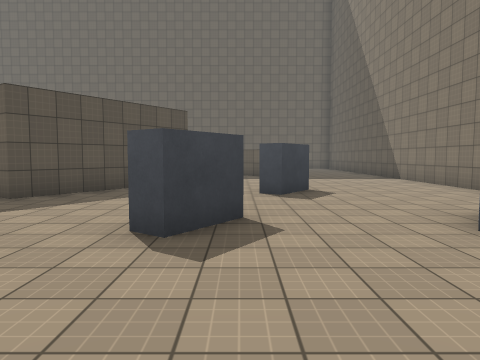
View 1 (above)

24 first-person views from a walk through a scene from a Unity 3-D project. The camera is 1.5 m above the floor, tilts 4° down and sees 70° across. The floor is counted in squares, 2 m on a side. Each view is taken from the middle of a square. On the plan, view 1 faces up. The plan holds only what a view shows up to about 11 squares ahead; the rest is blank. The place goes on beyond the plan. The player character is not drawn. Some animated figures are not drawn. Surface patterns are stand-ins for the level's own textures.

View 2
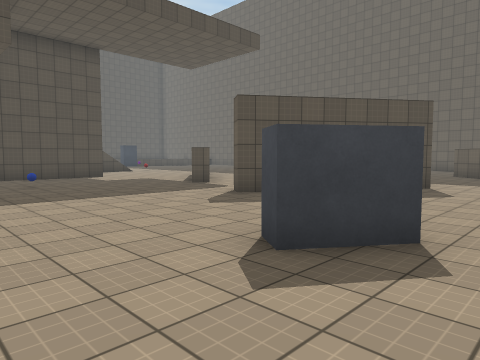

View 3
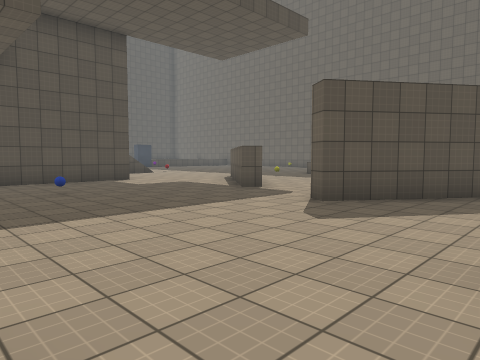

View 4
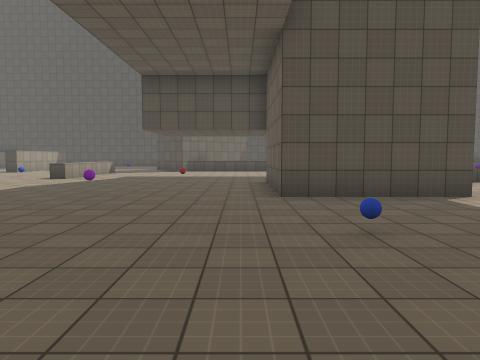

View 5
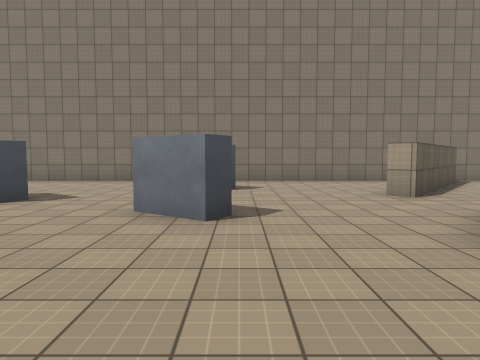

View 6
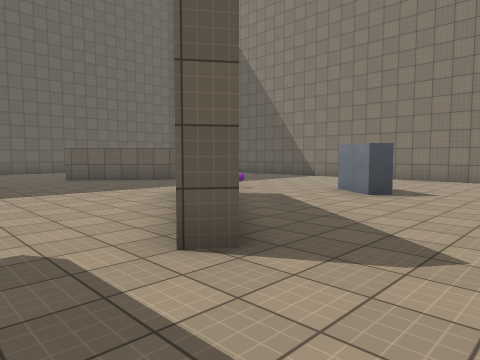

View 7
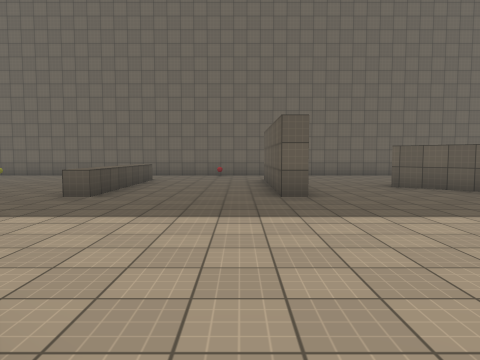

View 8
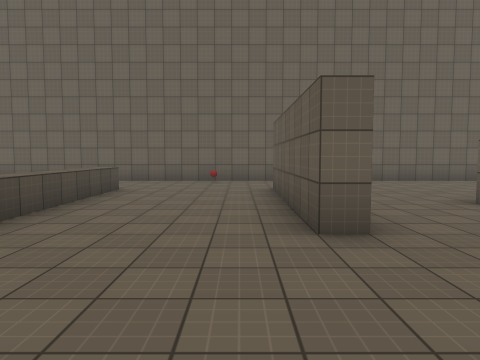

View 9
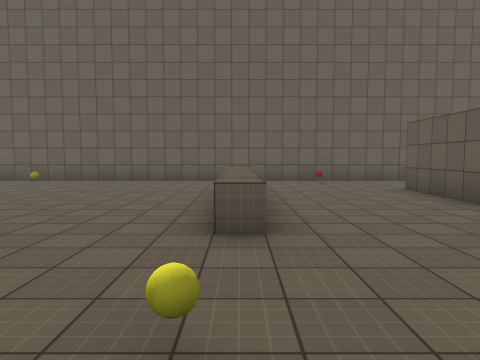

View 10
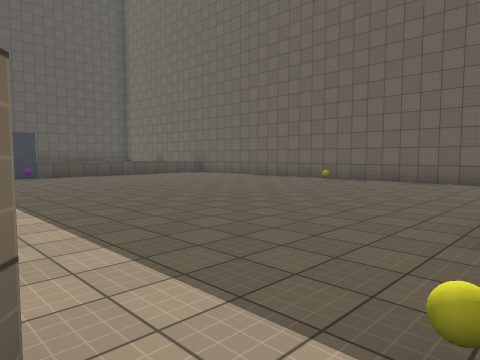

View 11
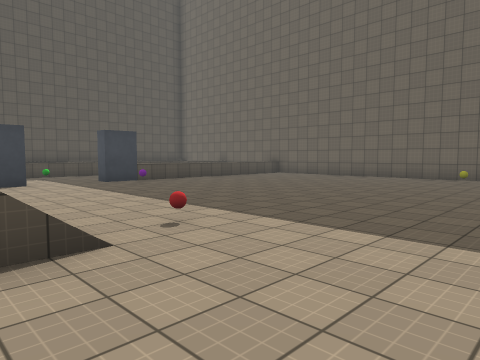

View 12
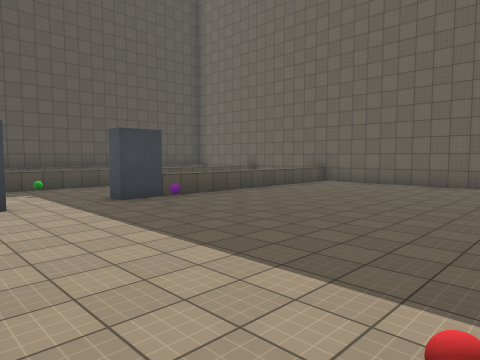

View 13
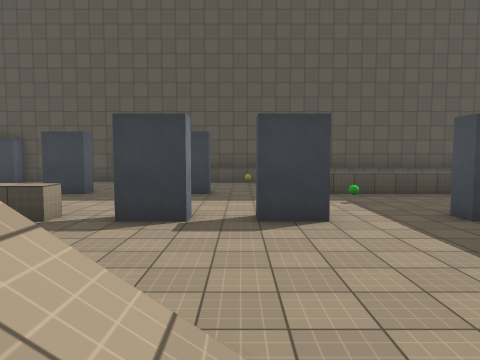

View 14
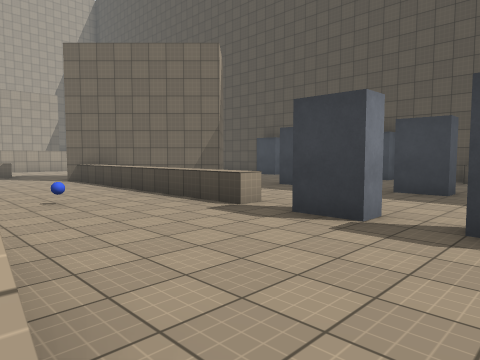

View 15
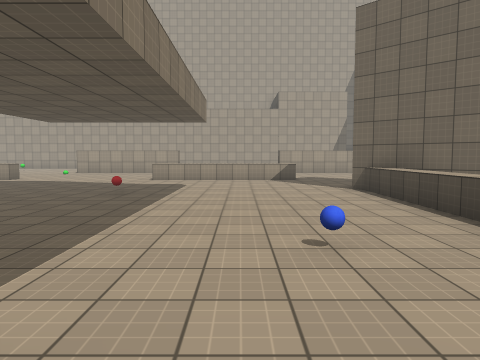

View 16
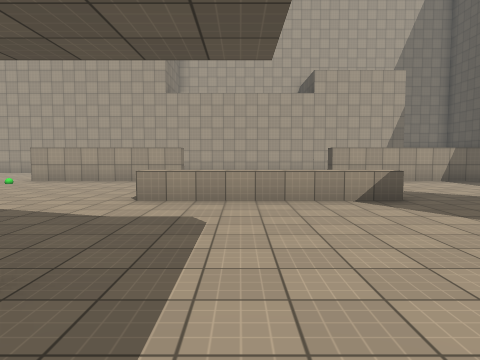

View 17
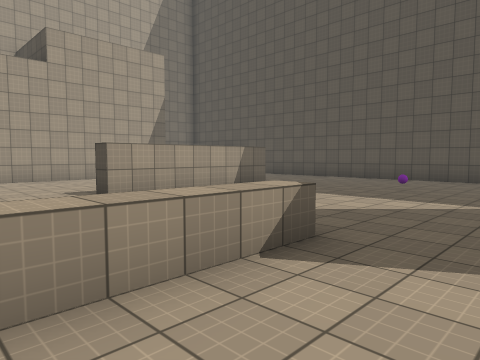

View 18
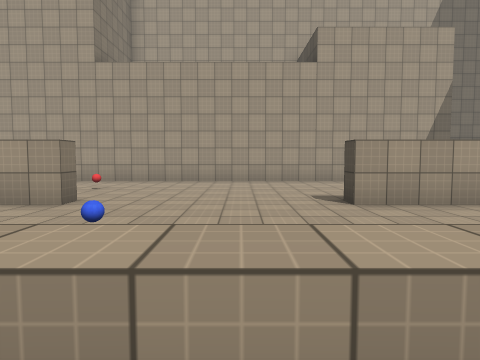

View 19
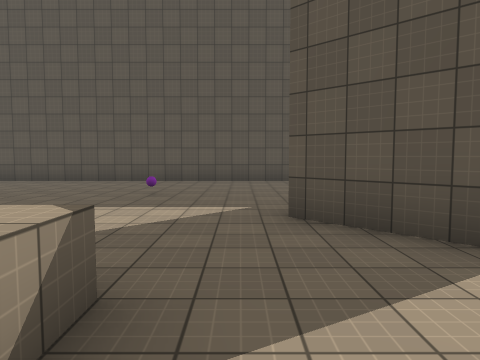

View 20
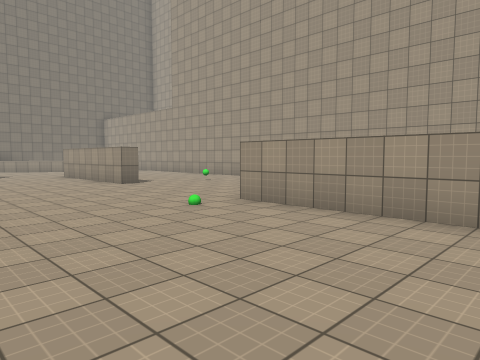

View 21
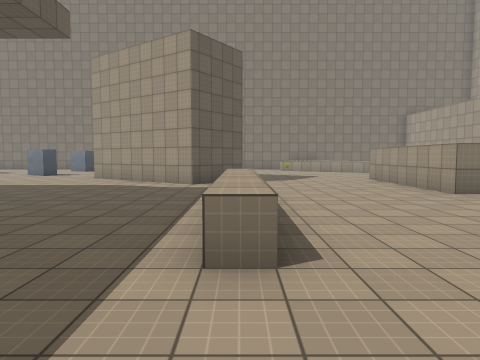

View 22
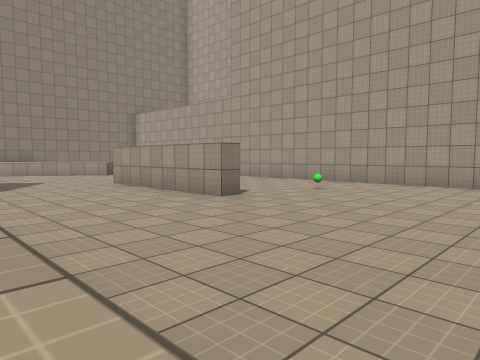

View 23
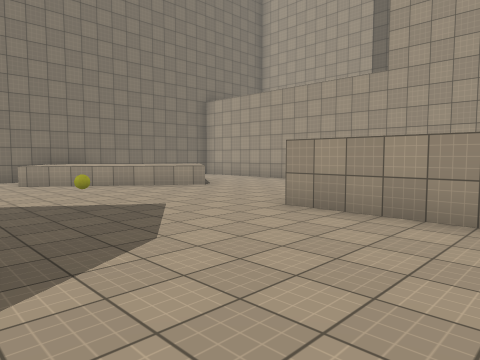

View 24
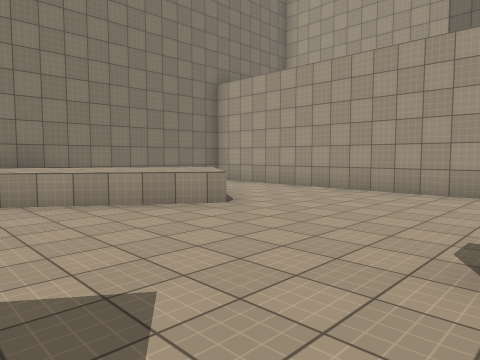

### Floor plan
Key: @ floor where view 1 was taken; # wall or solid block; . floor; / step, stairs or slope; = window, fence, low wall or low ledge; ^ raised ledge; B blue ball; Y yellow ball; R red ball; O other object.
Columns run from 30 left of view 1 to 6 right of it. Each row starts with its distance up from view 1.
 21            #####################
 20            ............O... ....
 19           ......O.........  ...
 18         ^......................
 17         ^............^...#....
 16         ^............^...#...
 15         ^............^...#..##
 14      ^  ^............^...#...##
 13      ^..#.O...................#
 12      ^........................
 11      ^O..............Y..............#
 10        .#......R....#.........O.....#
  9   O.........////...  #......#.......#
  8  #...#..#.../  /...  ##....##.......#
  7 #  .........     .. ..##..##...#....#
  6 # ......^.../     #.......#.........#
  5  #...#..^.....    #................
  4     ..  ^.B...    #...........#..#
  3         ^.......###...B......##.....#
  2         ^...........................#
  1         ^...........................#
  0        ##.....O............#  @.#...#
 -1        ##..........O.......#  ..##..#
 -2 #......#..................##    .##
 -3 #.........................##     .###
 -4 #.........^^^^.....^^^^ ...#       .#
 -5 #...O.....    ...................   #
 -6 #........   B ...............Y....^.#
 -7 #.................O..............^^^
 -8 #................................^^^
 -9 #....#####....#####....#####....^^^ #
-10 #.       ......    ......   ...=^^  #
-11         ......O.   ...O...  .....^  #
-12         ........   .......  ....... #
-13         .........   .....   ....... #
-14         #########   #####   ########

Where each view was taken, in squares from view 1:
view 1: 0 up, 0 right, facing up
view 2: 1 up, 1 right, facing up-left
view 3: 1 up, 1 left, facing up-left
view 4: 2 up, 5 left, facing left
view 5: 3 up, 5 left, facing right
view 6: 4 up, 6 left, facing up-right
view 7: 7 up, 6 left, facing up
view 8: 10 up, 6 left, facing up
view 9: 10 up, 9 left, facing up
view 10: 10 up, 9 left, facing up-left
view 11: 8 up, 12 left, facing up-left
view 12: 9 up, 15 left, facing up-left
view 13: 9 up, 17 left, facing left
view 14: 10 up, 18 left, facing down-left
view 15: 7 up, 19 left, facing down
view 16: 2 up, 18 left, facing down
view 17: 2 down, 18 left, facing down-left
view 18: 3 down, 19 left, facing down
view 19: 3 down, 19 left, facing left
view 20: 4 down, 16 left, facing down-right
view 21: 4 down, 14 left, facing right
view 22: 4 down, 12 left, facing down-right
view 23: 4 down, 6 left, facing down-right
view 24: 6 down, 3 left, facing down-right
